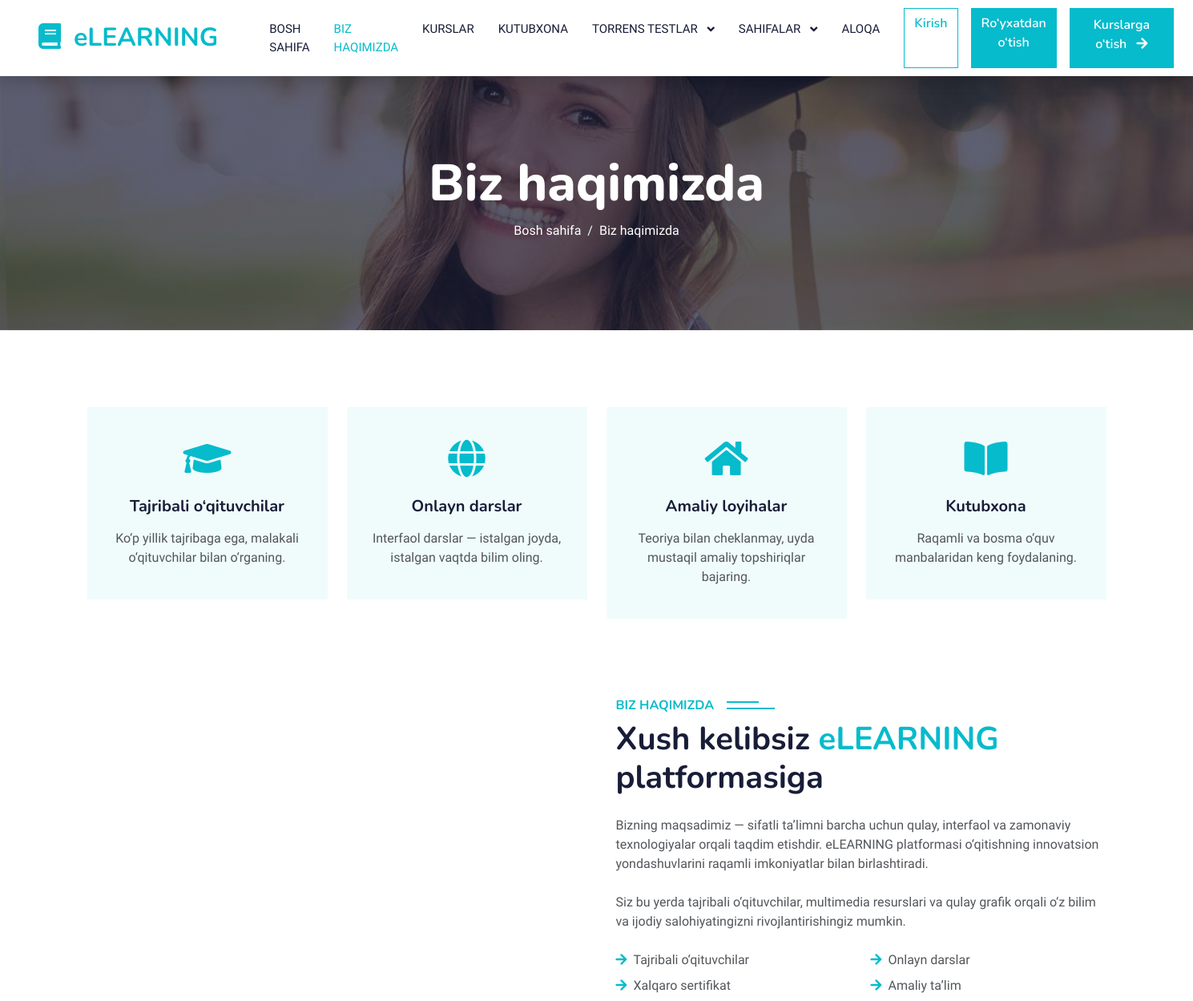
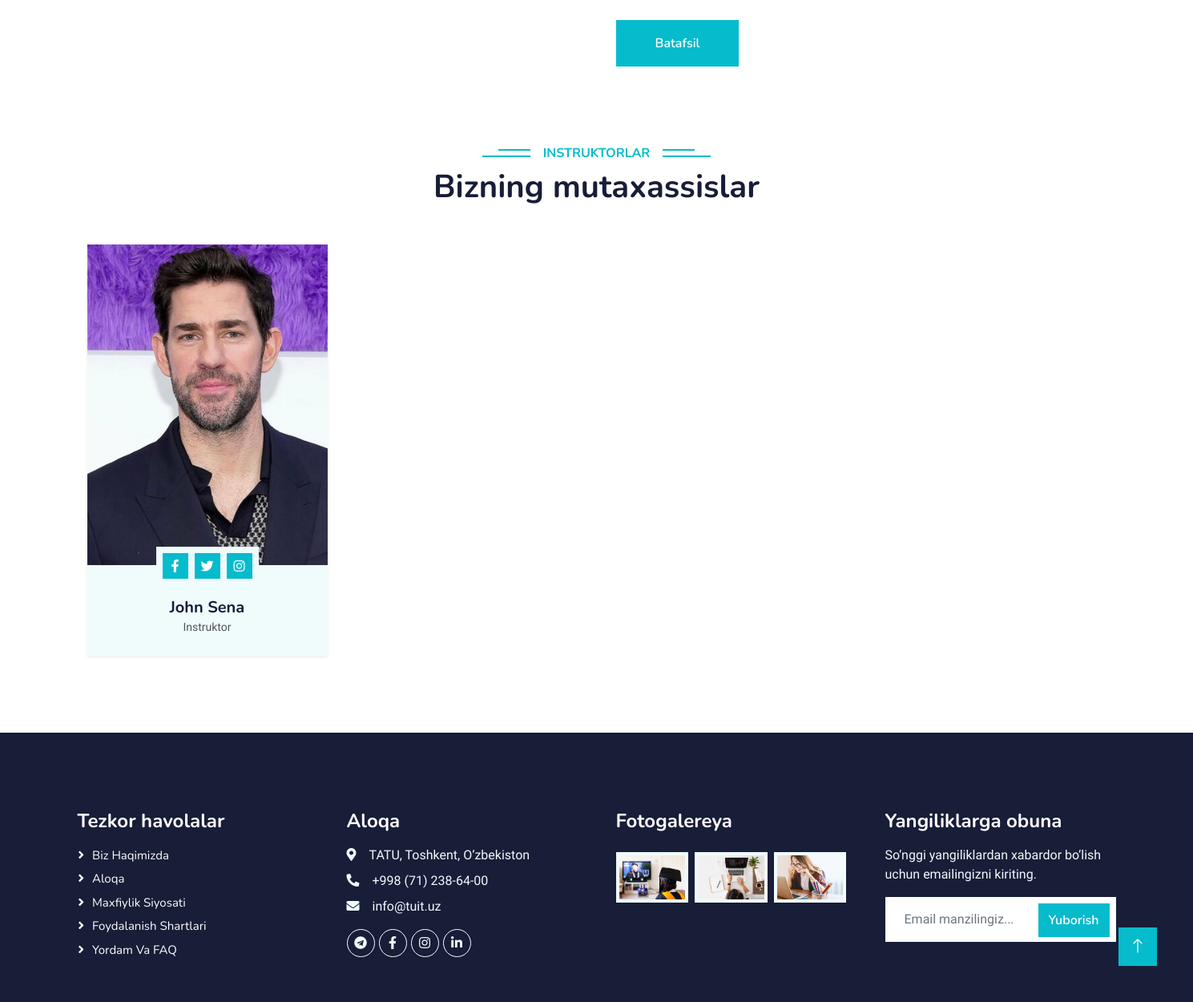
The page /about/ on the database its author committed (2 pictures, top to bottom).
### ui/models.py (models this page shows, shortened)
class Instructor(models.Model):
    full_name = models.CharField(max_length=120)
    title = models.CharField(max_length=120, blank=True)
    photo = models.ImageField(upload_to="instructors/", blank=True, null=True)
    facebook = models.URLField(blank=True)
    twitter = models.URLField(blank=True)
    instagram = models.URLField(blank=True)
    class Meta:
        ordering = ("full_name",)
    @property
    def facebook_url(self):
            return self.facebook or ""
    @property
    def twitter_url(self):
        return self.twitter or ""
    @property
    def instagram_url(self):
        return self.instagram or ""

### ui/views.py (the view)
# urls.py: path('about/', views.about, name='about'),
def about(request):
    instructors = Instructor.objects.all().order_by("full_name")
    return render(request, "ui/about.html", {"instructors": instructors, "tests_preview": []})

### ui/templates/ui/about.html (shortened to what this page needs)
{% extends "ui/base.html" %}
{% load static %}
{% block nav_about_active %}active{% endblock %}
{% block content %}
<div class="container-fluid bg-primary py-5 mb-5 page-header">
  <div class="container py-5">
    <div class="row justify-content-center">
      <div class="col-lg-10 text-center">
        <h1 class="display-3 text-white animated slideInDown">Biz haqimizda</h1>
        <nav aria-label="breadcrumb">
          <ol class="breadcrumb justify-content-center">
            <li class="breadcrumb-item"><a class="text-white" href="{% url 'home' %}">Bosh sahifa</a></li>
            <li class="breadcrumb-item text-white active" aria-current="page">Biz haqimizda</li>
          </ol>
        </nav>
      </div>
    </div>
  </div>
</div>
<div class="container-xxl py-5">
  <div class="container">
    <div class="row g-4">
      <div class="col-lg-3 col-sm-6 wow fadeInUp" data-wow-delay="0.1s">
        <div class="service-item text-center pt-3">
          <div class="p-4">
            <i class="fa fa-3x fa-graduation-cap text-primary mb-4"></i>
            <h5 class="mb-3">Tajribali o‘qituvchilar</h5>
            <p>Ko‘p yillik tajribaga ega, malakali o‘qituvchilar bilan o‘rganing.</p>
          </div>
        </div>
      </div>
      <div class="col-lg-3 col-sm-6 wow fadeInUp" data-wow-delay="0.3s">
        <div class="service-item text-center pt-3">
          <div class="p-4">
            <i class="fa fa-3x fa-globe text-primary mb-4"></i>
            <h5 class="mb-3">Onlayn darslar</h5>
            <p>Interfaol darslar — istalgan joyda, istalgan vaqtda bilim oling.</p>
          </div>
        </div>
      </div>
      <div class="col-lg-3 col-sm-6 wow fadeInUp" data-wow-delay="0.5s">
        <div class="service-item text-center pt-3">
          <div class="p-4">
            <i class="fa fa-3x fa-home text-primary mb-4"></i>
            <h5 class="mb-3">Amaliy loyihalar</h5>
            <p>Teoriya bilan cheklanmay, uyda mustaqil amaliy topshiriqlar bajaring.</p>
          </div>
        </div>
      </div>
      <div class="col-lg-3 col-sm-6 wow fadeInUp" data-wow-delay="0.7s">
        <div class="service-item text-center pt-3">
          <div class="p-4">
            <i class="fa fa-3x fa-book-open text-primary mb-4"></i>
            <h5 class="mb-3">Kutubxona</h5>
            <p>Raqamli va bosma o‘quv manbalaridan keng foydalaning.</p>
          </div>
        </div>
      </div>
    </div>
  </div>
</div>
<div class="container-xxl py-5">
  <div class="container">
    <div class="row g-5 align-items-center">
      <div class="col-lg-6 wow fadeInUp" data-wow-delay="0.3s">
        <h6 class="section-title bg-white text-start text-primary pe-3">Biz haqimizda</h6>
        <h1 class="mb-4">Xush kelibsiz <span class="text-primary">eLEARNING</span> platformasiga</h1>
        <p class="mb-4">
          Bizning maqsadimiz — sifatli ta’limni barcha uchun qulay, interfaol va zamonaviy texnologiyalar orqali
          taqdim etishdir. eLEARNING platformasi o‘qitishning innovatsion yondashuvlarini raqamli imkoniyatlar bilan birlashtiradi.
        </p>
        <p class="mb-4">
          Siz bu yerda tajribali o‘qituvchilar, multimedia resurslari va qulay grafik orqali o‘z bilim va ijodiy
          salohiyatingizni rivojlantirishingiz mumkin.
        </p>
        <div class="row gy-2 gx-4 mb-4">
          <div class="col-sm-6"><p class="mb-0"><i class="fa fa-arrow-right text-primary me-2"></i>Tajribali o‘qituvchilar</p></div>
          <div class="col-sm-6"><p class="mb-0"><i class="fa fa-arrow-right text-primary me-2"></i>Onlayn darslar</p></div>
          <div class="col-sm-6"><p class="mb-0"><i class="fa fa-arrow-right text-primary me-2"></i>Xalqaro sertifikat</p></div>
          <div class="col-sm-6"><p class="mb-0"><i class="fa fa-arrow-right text-primary me-2"></i>Amaliy ta’lim</p></div>
        </div>
        <a class="btn btn-primary py-3 px-5 mt-2" href="#">Batafsil</a>
      </div>
    </div>
  </div>
</div>
<div class="container-xxl py-5">
  <div class="container">
    <div class="text-center wow fadeInUp" data-wow-delay="0.1s">
      <h6 class="section-title bg-white text-center text-primary px-3">Instruktorlar</h6>
      <h1 class="mb-5">Bizning mutaxassislar</h1>
    </div>
    <div class="row g-4">
      {% for ins in instructors %}
        <div class="col-lg-3 col-md-6 wow fadeInUp" data-wow-delay="0.{{ forloop.counter }}s">
          <div class="team-item bg-light rounded shadow-sm">
            <div class="overflow-hidden">
              {% if ins.photo %}
                <img class="img-fluid" src="{{ ins.photo.url }}" alt="{{ ins.full_name }}">
              {% else %}
                <img class="img-fluid" src="{% static 'img/team-1.jpg' %}" alt="{{ ins.full_name }}">
              {% endif %}
            </div>
            <div class="position-relative d-flex justify-content-center" style="margin-top:-23px;">
              <div class="bg-light d-flex justify-content-center pt-2 px-1">
                {% if ins.facebook_url %}<a class="btn btn-sm-square btn-primary mx-1" href="{{ ins.facebook_url }}"><i class="fab fa-facebook-f"></i></a>{% endif %}
                {% if ins.twitter_url %}<a class="btn btn-sm-square btn-primary mx-1" href="{{ ins.twitter_url }}"><i class="fab fa-twitter"></i></a>{% endif %}
                {% if ins.instagram_url %}<a class="btn btn-sm-square btn-primary mx-1" href="{{ ins.instagram_url }}"><i class="fab fa-instagram"></i></a>{% endif %}
              </div>
            </div>
            <div class="text-center p-4">
              <h5 class="mb-0">{{ ins.full_name }}</h5>
              <small>{{ ins.title|default:"Instruktor" }}</small>
            </div>
          </div>
        </div>
      {% empty %}
        <div class="col-12 text-center">
          <p class="text-muted">Hozircha instruktorlar ro‘yxati mavjud emas.</p>
        </div>
      {% endfor %}
    </div>
  </div>
</div>
{% endblock %}

### ui/static/css/style.css (style rules this page uses)
:root { --primary: #06BBCC; --light: #F0FBFC; --dark: #181d38; }
.btn { font-family: 'Nunito', sans-serif; font-weight: 600; transition: .5s; }
.btn.btn-primary, .btn.btn-secondary { color: #FFFFFF; }
.btn-sm-square { width: 32px; height: 32px; }
.btn-square, .btn-sm-square, .btn-lg-square { padding: 0; display: flex; align-items: center; justify-content: center; font-weight: normal; border-radius: 0px; }
.page-header { background: linear-gradient(rgba(24, 29, 56, .7), rgba(24, 29, 56, .7)), url(../img/carousel-1.jpg); background-position: center center; background-repeat: no-repeat; background-size: cover; }
.breadcrumb-item + .breadcrumb-item::before { color: var(--light); }
.section-title { position: relative; display: inline-block; text-transform: uppercase; }
.section-title::before { position: absolute; content: ""; width: calc(100% + 80px); height: 2px; top: 4px; left: -40px; background: var(--primary); z-index: -1; }
.section-title::after { position: absolute; content: ""; width: calc(100% + 120px); height: 2px; bottom: 5px; left: -60px; background: var(--primary); z-index: -1; }
.section-title.text-start::before { width: calc(100% + 40px); left: 0; }
.section-title.text-start::after { width: calc(100% + 60px); left: 0; }
.service-item { background: var(--light); transition: .5s; }
.service-item * { transition: .5s; }
.team-item img { transition: .5s; }

### rows shown on the page
Instructor: photo (picture), full_name "John Sena", title "Instruktor"
